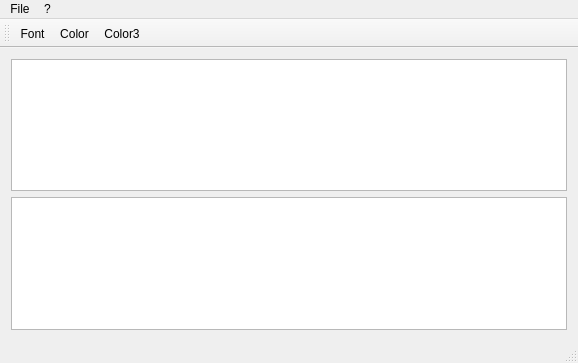
<?xml version="1.0" encoding="UTF-8"?>
<ui version="4.0">
 <class>MainWindow</class>
 <widget class="QMainWindow" name="MainWindow">
  <property name="geometry">
   <rect>
    <x>0</x>
    <y>0</y>
    <width>578</width>
    <height>363</height>
   </rect>
  </property>
  <property name="minimumSize">
   <size>
    <width>578</width>
    <height>363</height>
   </size>
  </property>
  <property name="windowTitle">
   <string>Their Birthday</string>
  </property>
  <property name="windowIcon">
   <iconset resource="TheirBirthday.qrc">
    <normaloff>:/new/files/TheirBirthday.ico</normaloff>:/new/files/TheirBirthday.ico</iconset>
  </property>
  <widget class="QWidget" name="centralWidget">
   <layout class="QGridLayout" name="gridLayout">
    <item row="1" column="0">
     <widget class="QPlainTextEdit" name="plainTEditEvents">
      <property name="font">
       <font>
        <family>MS Sans Serif</family>
        <pointsize>9</pointsize>
        <weight>75</weight>
        <bold>true</bold>
       </font>
      </property>
      <property name="readOnly">
       <bool>true</bool>
      </property>
     </widget>
    </item>
    <item row="0" column="0">
     <widget class="QPlainTextEdit" name="plainTEditDates">
      <property name="font">
       <font>
        <family>MS Sans Serif</family>
        <pointsize>9</pointsize>
        <weight>75</weight>
        <bold>true</bold>
       </font>
      </property>
      <property name="readOnly">
       <bool>true</bool>
      </property>
     </widget>
    </item>
   </layout>
  </widget>
  <widget class="QMenuBar" name="menuBar">
   <property name="geometry">
    <rect>
     <x>0</x>
     <y>0</y>
     <width>578</width>
     <height>20</height>
    </rect>
   </property>
   <widget class="QMenu" name="menuFile">
    <property name="title">
     <string>File</string>
    </property>
    <addaction name="actionEdit"/>
    <addaction name="separator"/>
    <addaction name="actionFont"/>
    <addaction name="actionColor"/>
    <addaction name="actionColor3"/>
    <addaction name="actionSettings"/>
    <addaction name="separator"/>
    <addaction name="actionExit"/>
   </widget>
   <widget class="QMenu" name="menu">
    <property name="title">
     <string>?</string>
    </property>
    <addaction name="actionLicense"/>
    <addaction name="actionAbout_Qt"/>
    <addaction name="separator"/>
    <addaction name="actionAbout"/>
   </widget>
   <addaction name="menuFile"/>
   <addaction name="menu"/>
  </widget>
  <widget class="QToolBar" name="mainToolBar">
   <attribute name="toolBarArea">
    <enum>TopToolBarArea</enum>
   </attribute>
   <attribute name="toolBarBreak">
    <bool>false</bool>
   </attribute>
   <addaction name="actionFont"/>
   <addaction name="actionColor"/>
   <addaction name="actionColor3"/>
  </widget>
  <widget class="QStatusBar" name="statusBar"/>
  <action name="actionEdit">
   <property name="text">
    <string>Edit...</string>
   </property>
  </action>
  <action name="actionFont">
   <property name="icon">
    <iconset resource="TheirBirthday.qrc">
     <normaloff>:/new/files/font.ico</normaloff>:/new/files/font.ico</iconset>
   </property>
   <property name="text">
    <string>Font...</string>
   </property>
  </action>
  <action name="actionColor">
   <property name="icon">
    <iconset resource="TheirBirthday.qrc">
     <normaloff>:/new/files/today.ico</normaloff>:/new/files/today.ico</iconset>
   </property>
   <property name="text">
    <string>Color...</string>
   </property>
   <property name="toolTip">
    <string>Color of &quot;Today&quot; dates</string>
   </property>
  </action>
  <action name="actionExit">
   <property name="icon">
    <iconset resource="TheirBirthday.qrc">
     <normaloff>:/new/files/exit.ico</normaloff>:/new/files/exit.ico</iconset>
   </property>
   <property name="text">
    <string>Exit</string>
   </property>
  </action>
  <action name="actionSettings">
   <property name="text">
    <string>Other settings...</string>
   </property>
  </action>
  <action name="actionLicense">
   <property name="text">
    <string>License...</string>
   </property>
  </action>
  <action name="actionAbout_Qt">
   <property name="text">
    <string>About Qt...</string>
   </property>
  </action>
  <action name="actionAbout">
   <property name="text">
    <string>About...</string>
   </property>
  </action>
  <action name="actionColor3">
   <property name="icon">
    <iconset resource="TheirBirthday.qrc">
     <normaloff>:/new/files/yesterday.ico</normaloff>:/new/files/yesterday.ico</iconset>
   </property>
   <property name="text">
    <string>Color3...</string>
   </property>
   <property name="toolTip">
    <string>Color of other dates (yesterday, tomorrow...)</string>
   </property>
  </action>
 </widget>
 <layoutdefault spacing="6" margin="11"/>
 <resources>
  <include location="TheirBirthday.qrc"/>
 </resources>
 <connections/>
</ui>
